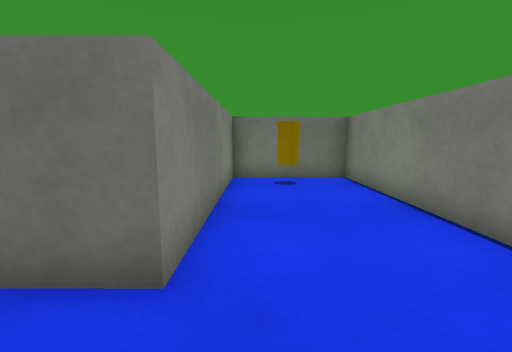
view 1 (above)

12 first-person views from a walk through a 3-D level made in the Unity game engine. The camera is 0.62 m above the floor, tilts 8° down and sees 90° across. The floor is counted in squares, 0.5 m on a side. Each view is taken from the middle of a square. On the plan, view 1 faces up. The plan holds only what a view shows up to about 12 squares ahead; the rest is blank. Surface patterns are stand-ins for the level's own textures.

view 2
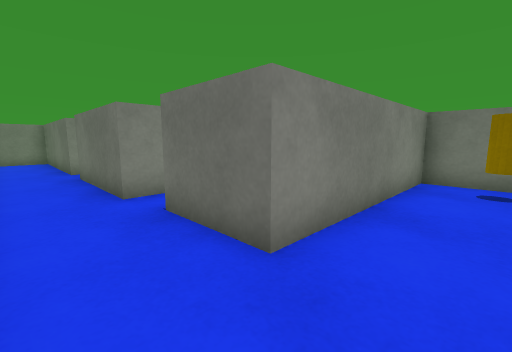

view 3
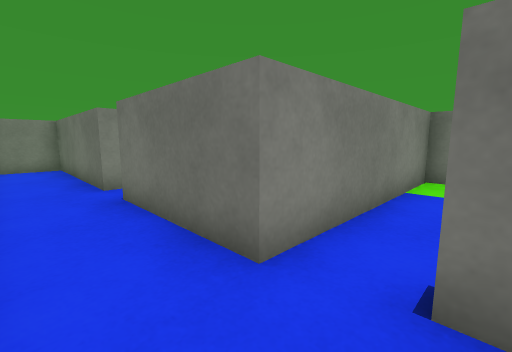

view 4
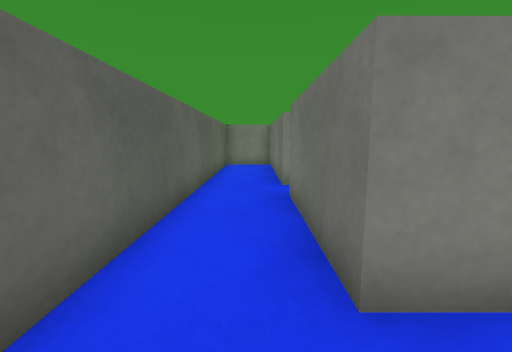

view 5
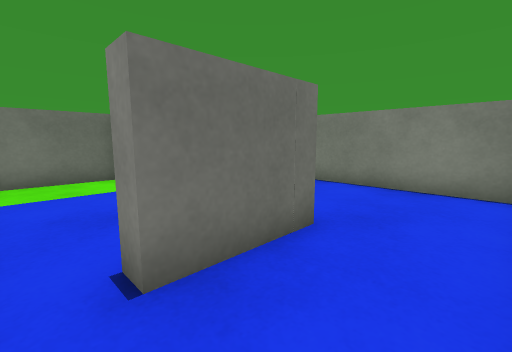

view 6
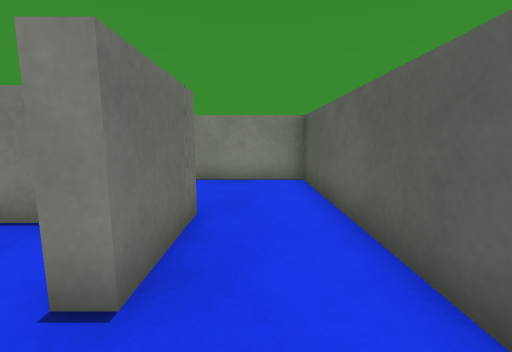

view 7
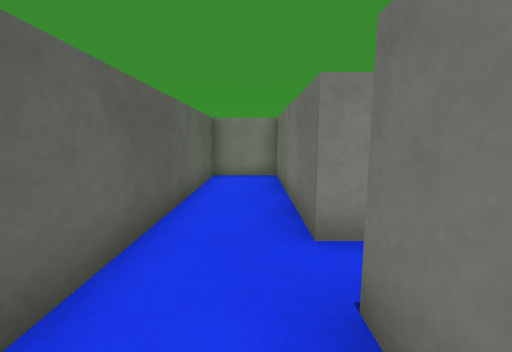

view 8
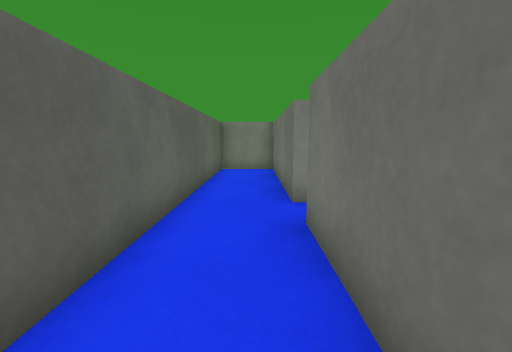

view 9
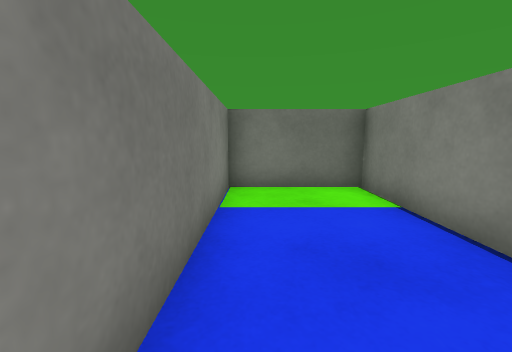

view 10
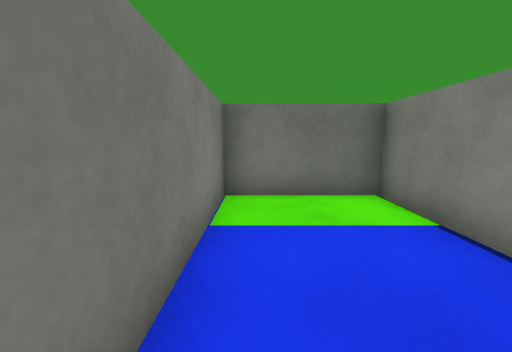

view 11
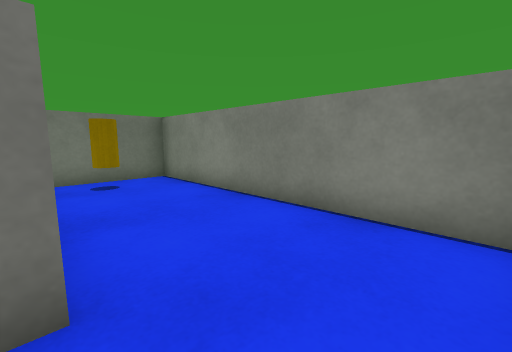

view 12
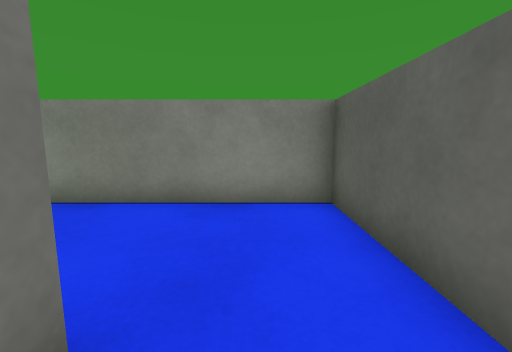

### Floor plan
Points are (right, up) in squares from view 1. A wall is a line through its corners. A room is listed if a view was taken in it or the views show most of it. See-through windows are left out.
Room 1 (views 1, 2, 3, 4, 5, 6, 7, 8, 9, 11, 12)
walls: (-4.7, 1.8) (-8.8, 1.8); (-10, 1.8) (-16, 1.8) (-16, -0.5) (3, -0.5) (3, 8.5) (-0.8, 8.5) (-0.8, 2) (-3.3, 2) (-3.3, 2.6)
ways out: opening at (-4, 2) to room 2
objects: other object (1, 7) to (1, 8)
Room 2 (view 10)
walls: (-1.3, 4.2) (-1.3, 8.5) (-4.7, 8.5) (-4.7, 1.8)
ways out: opening at (-4, 2) to room 1

Where each view was taken, in squares from view 1:
view 1: 0 up, 0 right, facing up
view 2: 0 up, 1 right, facing up-left
view 3: 0 up, 3 left, facing up-left
view 4: 1 up, 3 left, facing left
view 5: 0 up, 4 left, facing up-right
view 6: 1 up, 5 left, facing right
view 7: 1 up, 7 left, facing left
view 8: 1 up, 5 left, facing left
view 9: 2 up, 4 left, facing up
view 10: 3 up, 4 left, facing up
view 11: 0 up, 1 left, facing up-right
view 12: 1 up, 2 left, facing right
